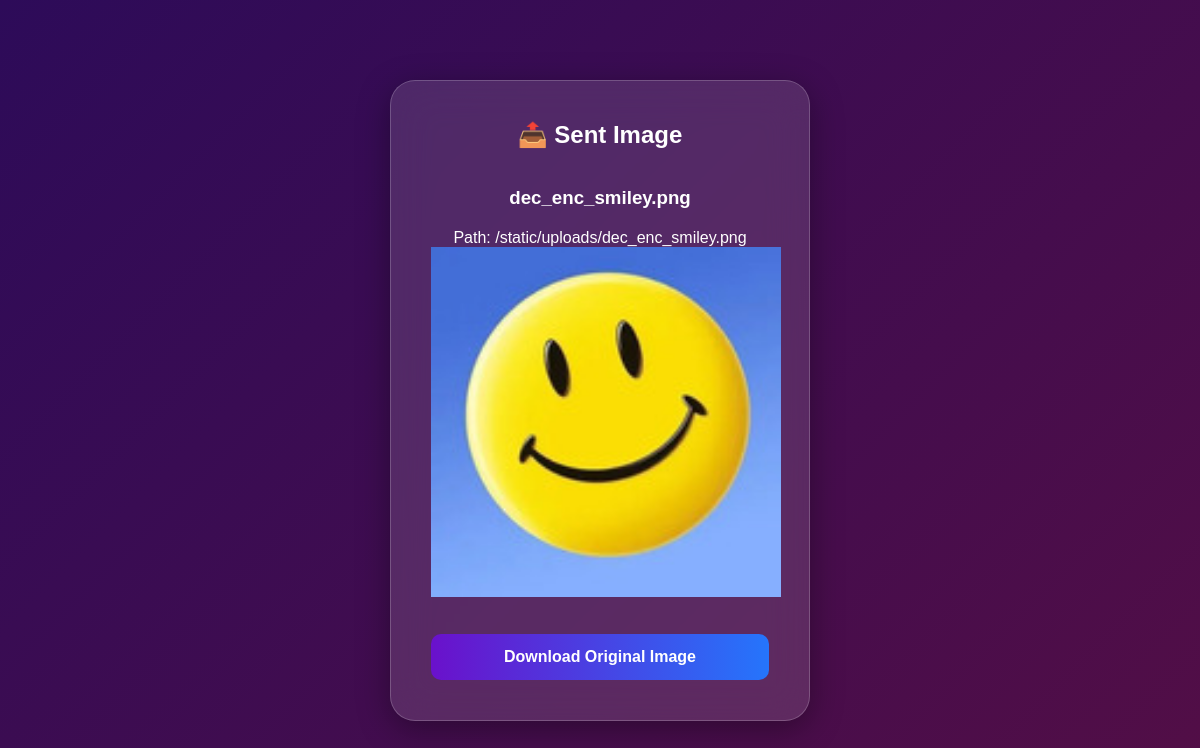
The page /view_history/2 (signed in) on the database its author committed.
### tables this page shows
CREATE TABLE image_history(
            id INTEGER PRIMARY KEY AUTOINCREMENT,

            sender TEXT NOT NULL,

            receiver TEXT NOT NULL,

            encrypted_filename TEXT NOT NULL,

            original_filename TEXT NOT NULL,

            secret_key TEXT NOT NULL,

            sent_time TIMESTAMP DEFAULT CURRENT_TIMESTAMP
        );

### app.py (the view)
@app.route("/view_history/<int:image_id>")
def view_history(image_id):
    if "user" not in session:
        return redirect("/login")
    conn = sqlite3.connect("database.db")
    conn.row_factory = sqlite3.Row
    image = conn.execute(
        "SELECT * FROM image_history WHERE id=?",
        (image_id,)
    ).fetchone()
    conn.close()
    if image is None:
        return "Image not found"
    if image["sender"] == session["user"]:
        return render_template(
            "view_sent.html",
            image=image
        )
    return render_template(
        "verify_key.html",
        image=image
    )

### templates/view_sent.html (shortened to what this page needs)
<!DOCTYPE html>
<html>
<head>
<link rel="stylesheet"
href="{{ url_for('static', filename='style.css') }}">
</head>
<body>
<div class="box">
    <h2>📤 Sent Image</h2>
    <br>
    <h3>{{ image['original_filename'] }}</h3>
    <p>
    Path:
    {{ url_for(
        'static',
        filename='uploads/' + image['original_filename']
    ) }}
    </p>
    <img src="{{ url_for('static',filename='uploads/' + image['original_filename']) }}"width="350">
    <br><br>
    <a href="{{ url_for(
        'static',
        filename='uploads/' +
        image['original_filename']
    ) }}"
    download>
        <button>
            Download Original Image
        </button>
    </a>
</div>
</body>
</html>

### static/style.css (style rules this page uses)
* { margin:0; padding:0; box-sizing:border-box; font-family:'Poppins',sans-serif; }
body { min-height:100vh; display:flex; justify-content:center; align-items:center; background:linear-gradient( 135deg, #2d0b59, #5f0f40, #4361ee, #8d99ae ); background-size:400% 400%; animation:bgMove 10s ease infinite; }
.box { width:420px; background:rgba(255,255,255,0.12); backdrop-filter:blur(20px); border:1px solid rgba(255,255,255,0.2); border-radius:25px; padding:40px; box-shadow: 0 8px 32px rgba(0,0,0,0.35); text-align:center; color:white; }
h2 { margin-bottom:20px; }
h3 { margin-bottom:20px; }
button { width:100%; padding:14px; margin-top:15px; border:none; border-radius:10px; background:linear-gradient( 90deg, #6a11cb, #2575fc ); color:white; font-size:16px; font-weight:bold; cursor:pointer; transition:0.3s; }
a { text-decoration:none; color:white; }

### rows shown on the page
image_history: original_filename "dec_enc_smiley.png", original_filename "/static/uploads/dec_enc_smiley.png", original_filename (picture)
